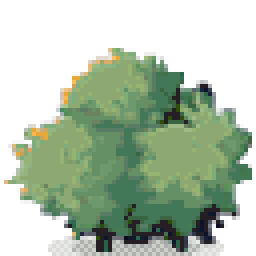
#> input picture game/assets/pinewatch/fx/bush_round_m_sunlit.png, 64 x 64 px (shown 4 times larger); its folder holds only this picture in this run
$ python freshgrade.py ../../game/assets/pinewatch/fx/bush_round_m_sunlit.png
#> lines starting #> are read from the running program, lines starting #| are printed output that depends on the picture; after the words box and inside, x2 and y2 are one past the last pixel; in counts of white or black regions, pixels touching at a corner belong together
#> in grade_file, im is the input picture: PIL image 64x64 RGBA; mean R, G, B, A 54.1, 70.6, 49.4, 128.3
### tools/terrain/lib.py
"""Shared terrain-pipeline helpers: io, color, exemplars, zone constants."""
import numpy as np
from PIL import Image
import os, json

ROOT = 'assets_src'
LAYERS = f'{ROOT}/layers'
GROUND = f'{ROOT}/stage/ground_v2.png'
SHEET = f'{ROOT}/tiles_ground_32_flat.png'
OUT = f'{ROOT}/stage/ground_terrain.png'

# measured ref anchors (eastward.pxo) -- guides, not copied pixels
ZONE_IDS = ['sunpool', 'lit', 'mid', 'pocket', 'dirt', 'water', 'water_deep', 'struct']
ANCHORS = {
    'sunpool': (0xDE, 0xFE, 0x66),
    'lit': (0xB1, 0xDD, 0x5C),
    'mid': (0xA6, 0xCC, 0x52),
    'pocket': (0x84, 0x97, 0x5B),
    'dirt': (0xA8, 0xA8, 0x4E),
    'water': (0x30, 0x9D, 0x81),
    'water_deep': (0x18, 0x78, 0x64),
}
# colors used to visualize zones.png
ZONE_VIZ = {
    'sunpool': (222, 254, 102), 'lit': (177, 221, 92), 'mid': (140, 180, 80),
    'pocket': (90, 110, 60), 'dirt': (170, 160, 80), 'water': (48, 157, 129),
    'water_deep': (24, 100, 90), 'struct': (20, 20, 20),
}

# exemplar tile grid on the 128x96 sheet
EX_POS = {
    'sunpool': (0, 0), 'lit': (0, 32), 'mid': (0, 64), 'pocket': (0, 96),
    'water': (32, 0), 'water_deep': (32, 32), 'dirt': (32, 64),
}


def load_rgb(path):
    return np.asarray(Image.open(path).convert('RGB'), np.float32)


def save_rgb(arr, path):
    os.makedirs(os.path.dirname(path), exist_ok=True)
    Image.fromarray(np.clip(arr, 0, 255).astype(np.uint8)).save(path)


def hsv(px):
    """Vectorized RGB->HSV, float in [0,1]. Safe on flat colors."""
    r, g, b = px[..., 0], px[..., 1], px[..., 2]
    mx = px.max(-1); mn = px.min(-1)
    d = np.maximum(mx - mn, 1e-6)
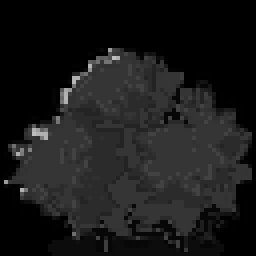
#> d: shape (64, 64) float32 (shown 4 times larger); min 1e-06, max 191, mean 25.6
    v = mx / 255.0
    s = np.where(mx > 0, d / np.maximum(mx, 1e-6), 0.0)
    h = np.zeros_like(v)
    h = np.where(mx == r, (60 * ((g - b) / d) % 360) / 360.0, h)
    h = np.where((mx == g) & (mx != r), (60 * ((b - r) / d) + 120) / 360.0, h)
    h = np.where((mx == b) & (mx != r) & (mx != g), (60 * ((r - g) / d) + 240) / 360.0, h)
    return h, s, v


def exemplars(sheet_path=SHEET, size=32):
    sh = load_rgb(sheet_path)
    return {k: sh[y:y + size, x:x + size] for k, (y, x) in EX_POS.items()}


# [4 lines left out: function dump_json, not called in this run]

### tools/terrain/freshgrade.py
"""Fresh-tone grade -- remap art toward the measured Eastward palette
signature (eastward_clean.png):

  dominant 50-80deg lemon-green mass; teal 160deg water/rock family;
  warm tones kept small; bright high-key V (median .64, p90 .99);
  shadows desaturate (s .35) while brights stay vivid (s .53).

Per-family HSV rules (keep each sprite's internal shading order):
  greens  60-110deg : hue pulled to ~66deg lemon band, s*0.95, v*1.07
  teals  140-190deg : s*0.78, v*1.10  -> bluer, lighter water/rock
  warm   10-50deg dark-ish : s*0.82, v*1.05 -> wood/tan reads cooler
  accents 0-10 & 330-360, bright: untouched (flowers/fire stay warm)
  neutrals s<0.22 : v*1.03 (greys/creams lift slightly)
  outlines v<0.30 : untouched (no lift on line art)

CLI:
  python -m tools.terrain.freshgrade <file.png> [...]
  python -m tools.terrain.freshgrade --batch   # all pinewatch art dirs
"""
import os, sys
import numpy as np
from PIL import Image
from .lib import hsv

BATCH_DIRS = [
    'game/assets/pinewatch/fx',
    'game/assets/pinewatch/props_large',
    'game/assets/pinewatch/props_medium',
    'game/assets/pinewatch/props_small',
    'game/assets/pinewatch/decals',
    'game/assets/pinewatch/characters',
    'game/assets/pinewatch/icons',
]
SKIP = {'ground_sunlit.png', 'ground_painted.png', 'ground_tintmap.png',
        'ground_sunlit_trial.png'}


def grade_rgb(g):
    """g: float RGB 0-255 array -> graded same shape."""
    h, s, v = hsv(g)
    nh, ns, nv = h.copy(), s.copy(), v.copy()

    water = (h > 0.36) & (h < 0.53) & (s > 0.25)
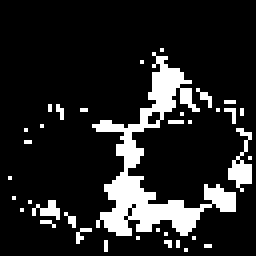
#> water: shape (64, 64) bool (shown 4 times larger); 14% white; 36 white regions (34 under 20 px), largest, box (x1, y1, x2, y2) and area: (23, 13, 59, 59) 434, (57, 32, 63, 48) 42
    nh[water] = 0.44 + (nh[water] - 0.44) * 0.30
#> nh: shape (64, 64) float32; min 0, max 0.857, mean 0.206
    ns[water] *= 0.78
#> ns: shape (64, 64) float32; min 0, max 1, mean 0.216
    nv[water] = np.clip(nv[water] * 1.10 + 0.03, 0, 1)
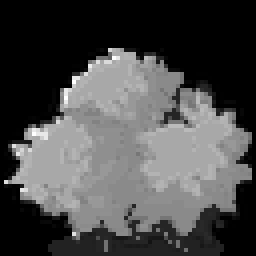
#> nv: shape (64, 64) float32 (shown 4 times larger); min 0, max 1, mean 0.292

    grass = (h > 0.155) & (h <= 0.31) & (s > 0.22) & ~water
#> grass: shape (64, 64) bool; 24% white; 37 white regions (33 under 20 px), largest, box (x1, y1, x2, y2) and area: (34, 23, 58, 49) 333, (1, 29, 23, 53) 284, (15, 12, 38, 31) 191, (12, 59, 56, 64) 135
    nh[grass] = 0.185 + (nh[grass] - 0.19) * 0.55         # to lemon-green band
    ns[grass] *= 0.95
    nv[grass] = np.clip(nv[grass] * 1.07 + 0.015, 0, 1)

    warm = (h > 0.03) & (h <= 0.14) & (s > 0.28) & (v < 0.80)
#> warm: shape (64, 64) bool; 1.4% white in thin lines or dots, all inside (x1, y1, x2, y2) = (1, 12, 28, 60)
    ns[warm] *= 0.82
#> ns: shape (64, 64) float32; min 0, max 1, mean 0.21
    nv[warm] = np.clip(nv[warm] * 1.05 + 0.01, 0, 1)
#> nv: shape (64, 64) float32; min 0, max 1, mean 0.306

    neut = s <= 0.22
#> neut: shape (64, 64) bool; 43.9% white; 15 white regions (12 under 20 px), largest, box (x1, y1, x2, y2) and area: (0, 0, 64, 64) 1715, (32, 55, 46, 63) 31, (23, 57, 29, 63) 20
    nv[neut] = np.clip(nv[neut] * 1.03, 0, 1)
#> nv: shape (64, 64) float32; min 0, max 1, mean 0.306

    # shadows stay desaturated & soft (ref trait), no lift on line art v<.30
    dark = (v < 0.45) & (v >= 0.30)
#> dark: shape (64, 64) bool; 3.4% white in thin lines or dots, all inside (x1, y1, x2, y2) = (2, 13, 63, 63)
    ns[dark] *= 0.90
#> ns: shape (64, 64) float32; min 0, max 1, mean 0.209
    line = v < 0.30                                          # outlines frozen
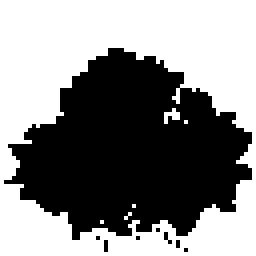
#> line: shape (64, 64) bool (shown 4 times larger); 53.7% white; 8 black regions (7 under 20 px), largest, box (x1, y1, x2, y2) and area: (1, 12, 63, 60) 1886
    nh[line], ns[line], nv[line] = h[line], s[line], v[line]
#> nh: shape (64, 64) float32; min 0, max 0.857, mean 0.2
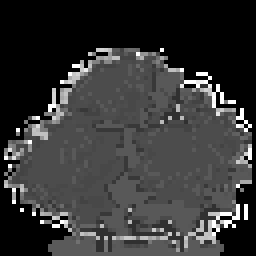
#> ns: shape (64, 64) float32 (shown 4 times larger); min 0, max 1, mean 0.213
#> nv: shape (64, 64) float32; min 0, max 1, mean 0.304
    return _hsv2rgb(nh, ns, nv)


def _hsv2rgb(h, s, v):
    i = (h * 6).astype(np.int32) % 6
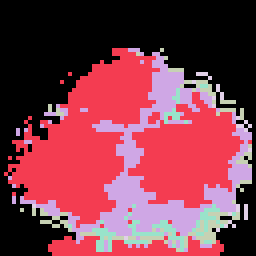
#> i: shape (64, 64) int32 (shown 4 times larger); 6 distinct labels, from 0 to 5; one colour per label, 0 black
    f = h * 6 - (h * 6).astype(np.int32)
    p = v * (1 - s); q = v * (1 - f * s); t = v * (1 - (1 - f) * s)
    r = np.choose(i, [v, q, p, p, t, v])
    g = np.choose(i, [t, v, v, q, p, p])
    b = np.choose(i, [p, p, t, v, v, q])
    return np.stack([r, g, b], -1) * 255


def grade_file(path):
    im = Image.open(path).convert('RGBA')
    a = np.array(im)
    rgb = a[..., :3].astype(np.float32)
    out = np.clip(grade_rgb(rgb), 0, 255).astype(np.uint8)
    a[..., :3] = out
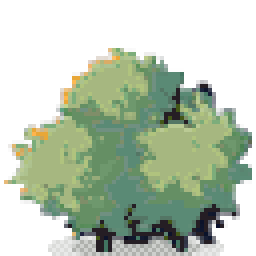
#> a: shape (64, 64, 4) (shown 4 times larger); mean R, G, B, A 62.1, 76.1, 56, 128.3; transparent parts drawn white
    Image.fromarray(a, 'RGBA').save(path)


def batch():
    n = 0
    for d in BATCH_DIRS:
        if not os.path.isdir(d):
            continue
        for f in sorted(os.listdir(d)):
            if f.endswith('.png') and f not in SKIP:
                grade_file(os.path.join(d, f))
                n += 1
    print(f'graded {n} files')


if __name__ == '__main__':
    args = [a for a in sys.argv[1:] if not a.startswith('--')]
    if '--batch' in sys.argv:
        batch()
    elif args:
        for p in args:
            grade_file(p)
            print('graded', p)
    else:
        print(__doc__)

$ run again, on game/assets/pinewatch/fx/dome_tent_amber_sunlit.png
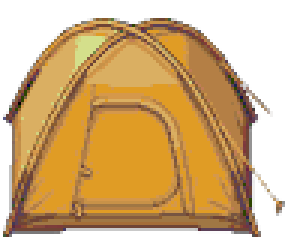
#> input picture game/assets/pinewatch/fx/dome_tent_amber_sunlit.png, 96 x 80 px (shown 3 times larger)
#> in grade_file, im is the input picture: PIL image 96x80 RGBA; mean R, G, B, A 126.6, 91.4, 41.6, 170.7
#> water: shape (80, 96) bool; every value is 0
#> in grade_rgb, `grass = (h > 0.155) & (h <= 0.31) & (s > 0.22) & ~water`:
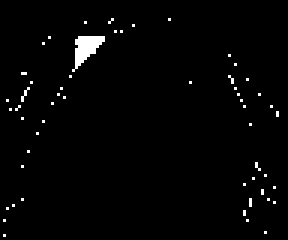
#> grass: shape (80, 96) bool (shown 3 times larger); 1.8% white; 55 white regions (54 under 20 px), largest, box (x1, y1, x2, y2) and area: (24, 12, 35, 24) 65
#> warm: shape (80, 96) bool; 28.9% white; 9 white regions (8 under 20 px), largest, box (x1, y1, x2, y2) and area: (1, 6, 92, 79) 2197
#> neut: shape (80, 96) bool; 30.9% white; 3 white regions (2 under 20 px), largest, box (x1, y1, x2, y2) and area: (0, 0, 96, 80) 2374
#> dark: shape (80, 96) bool; 5% white in thin lines or dots, all inside (x1, y1, x2, y2) = (1, 6, 94, 79)
#> line: shape (80, 96) bool; 33.9% white; 8 white regions (7 under 20 px), largest, box (x1, y1, x2, y2) and area: (0, 0, 96, 80) 2574
#> i: shape (80, 96) int32; 5 distinct labels, from 0 to 5
#> in grade_file, `a[..., :3] = out`:
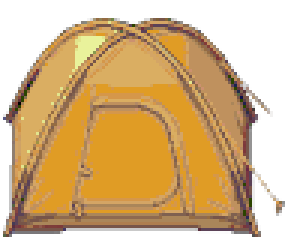
#> a: shape (80, 96, 4) (shown 3 times larger); mean R, G, B, A 129.7, 96.2, 48.3, 170.7; transparent parts drawn white
